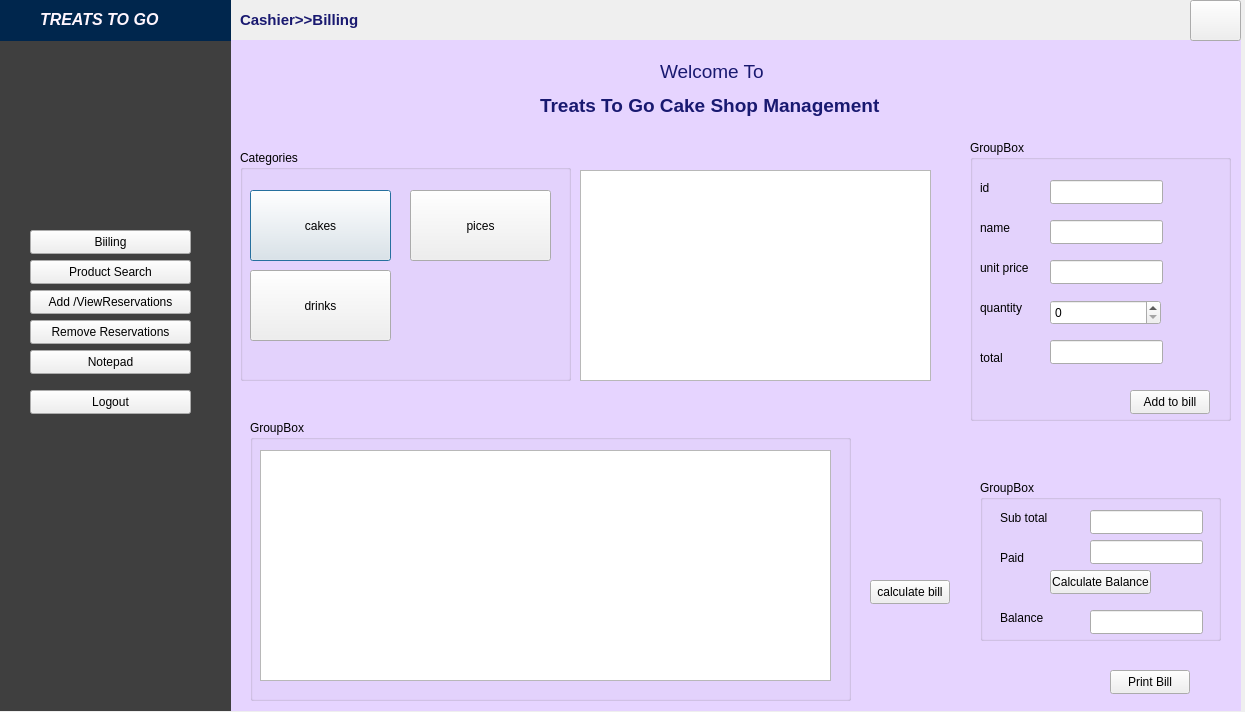
<?xml version="1.0" encoding="UTF-8"?>
<ui version="4.0">
 <class>billing</class>
 <widget class="QDialog" name="billing">
  <property name="geometry">
   <rect>
    <x>0</x>
    <y>0</y>
    <width>1245</width>
    <height>712</height>
   </rect>
  </property>
  <property name="windowTitle">
   <string>Dialog</string>
  </property>
  <widget class="QGroupBox" name="groupBox">
   <property name="geometry">
    <rect>
     <x>240</x>
     <y>150</y>
     <width>331</width>
     <height>231</height>
    </rect>
   </property>
   <property name="title">
    <string>Categories</string>
   </property>
   <widget class="QPushButton" name="pushButton">
    <property name="geometry">
     <rect>
      <x>10</x>
      <y>40</y>
      <width>141</width>
      <height>71</height>
     </rect>
    </property>
    <property name="text">
     <string>cakes</string>
    </property>
   </widget>
   <widget class="QPushButton" name="pushButton_2">
    <property name="geometry">
     <rect>
      <x>170</x>
      <y>40</y>
      <width>141</width>
      <height>71</height>
     </rect>
    </property>
    <property name="text">
     <string>pices</string>
    </property>
   </widget>
   <widget class="QPushButton" name="pushButton_3">
    <property name="geometry">
     <rect>
      <x>10</x>
      <y>120</y>
      <width>141</width>
      <height>71</height>
     </rect>
    </property>
    <property name="text">
     <string>drinks</string>
    </property>
   </widget>
  </widget>
  <widget class="QTableView" name="tableView">
   <property name="geometry">
    <rect>
     <x>580</x>
     <y>170</y>
     <width>351</width>
     <height>211</height>
    </rect>
   </property>
  </widget>
  <widget class="QGroupBox" name="groupBox_2">
   <property name="geometry">
    <rect>
     <x>970</x>
     <y>140</y>
     <width>261</width>
     <height>281</height>
    </rect>
   </property>
   <property name="title">
    <string>GroupBox</string>
   </property>
   <widget class="QLabel" name="label">
    <property name="geometry">
     <rect>
      <x>10</x>
      <y>40</y>
      <width>49</width>
      <height>16</height>
     </rect>
    </property>
    <property name="text">
     <string>id</string>
    </property>
   </widget>
   <widget class="QLabel" name="label_2">
    <property name="geometry">
     <rect>
      <x>10</x>
      <y>80</y>
      <width>49</width>
      <height>16</height>
     </rect>
    </property>
    <property name="text">
     <string>name</string>
    </property>
   </widget>
   <widget class="QLabel" name="label_3">
    <property name="geometry">
     <rect>
      <x>10</x>
      <y>120</y>
      <width>49</width>
      <height>16</height>
     </rect>
    </property>
    <property name="text">
     <string>unit price</string>
    </property>
   </widget>
   <widget class="QLineEdit" name="lineEdit_bid">
    <property name="geometry">
     <rect>
      <x>80</x>
      <y>40</y>
      <width>113</width>
      <height>24</height>
     </rect>
    </property>
   </widget>
   <widget class="QLineEdit" name="lineEdit_bname">
    <property name="geometry">
     <rect>
      <x>80</x>
      <y>80</y>
      <width>113</width>
      <height>24</height>
     </rect>
    </property>
   </widget>
   <widget class="QLineEdit" name="lineEdit_bprice">
    <property name="geometry">
     <rect>
      <x>80</x>
      <y>120</y>
      <width>113</width>
      <height>24</height>
     </rect>
    </property>
   </widget>
   <widget class="QLabel" name="label_5">
    <property name="geometry">
     <rect>
      <x>10</x>
      <y>160</y>
      <width>49</width>
      <height>16</height>
     </rect>
    </property>
    <property name="text">
     <string>quantity</string>
    </property>
   </widget>
   <widget class="QSpinBox" name="spinBox_qty">
    <property name="geometry">
     <rect>
      <x>80</x>
      <y>160</y>
      <width>111</width>
      <height>25</height>
     </rect>
    </property>
   </widget>
   <widget class="QPushButton" name="pushButton_4">
    <property name="geometry">
     <rect>
      <x>160</x>
      <y>250</y>
      <width>80</width>
      <height>24</height>
     </rect>
    </property>
    <property name="text">
     <string>Add to bill</string>
    </property>
   </widget>
   <widget class="QLineEdit" name="lineEdit_tprice">
    <property name="geometry">
     <rect>
      <x>80</x>
      <y>200</y>
      <width>113</width>
      <height>24</height>
     </rect>
    </property>
   </widget>
   <widget class="QLabel" name="label_4">
    <property name="geometry">
     <rect>
      <x>10</x>
      <y>210</y>
      <width>49</width>
      <height>16</height>
     </rect>
    </property>
    <property name="text">
     <string>total</string>
    </property>
   </widget>
  </widget>
  <widget class="QPushButton" name="pushButton_totget">
   <property name="geometry">
    <rect>
     <x>870</x>
     <y>580</y>
     <width>80</width>
     <height>24</height>
    </rect>
   </property>
   <property name="text">
    <string>calculate bill</string>
   </property>
  </widget>
  <widget class="QPushButton" name="pushButton_5">
   <property name="geometry">
    <rect>
     <x>30</x>
     <y>230</y>
     <width>161</width>
     <height>24</height>
    </rect>
   </property>
   <property name="text">
    <string>Biiling</string>
   </property>
  </widget>
  <widget class="QPushButton" name="pushButton_8">
   <property name="geometry">
    <rect>
     <x>30</x>
     <y>390</y>
     <width>161</width>
     <height>24</height>
    </rect>
   </property>
   <property name="text">
    <string>Logout</string>
   </property>
  </widget>
  <widget class="QLabel" name="label_9">
   <property name="geometry">
    <rect>
     <x>0</x>
     <y>0</y>
     <width>231</width>
     <height>41</height>
    </rect>
   </property>
   <property name="styleSheet">
    <string notr="true">background-color: rgb(0, 38, 77);</string>
   </property>
   <property name="text">
    <string/>
   </property>
  </widget>
  <widget class="QPushButton" name="pushButton_6">
   <property name="geometry">
    <rect>
     <x>30</x>
     <y>350</y>
     <width>161</width>
     <height>24</height>
    </rect>
   </property>
   <property name="text">
    <string>Notepad</string>
   </property>
  </widget>
  <widget class="QPushButton" name="pushButton_9">
   <property name="geometry">
    <rect>
     <x>30</x>
     <y>320</y>
     <width>161</width>
     <height>24</height>
    </rect>
   </property>
   <property name="text">
    <string>Remove Reservations</string>
   </property>
  </widget>
  <widget class="QLabel" name="label_10">
   <property name="geometry">
    <rect>
     <x>0</x>
     <y>30</y>
     <width>231</width>
     <height>681</height>
    </rect>
   </property>
   <property name="styleSheet">
    <string notr="true">background-color: rgb(63, 63, 63);</string>
   </property>
   <property name="text">
    <string/>
   </property>
  </widget>
  <widget class="QLabel" name="label_14">
   <property name="geometry">
    <rect>
     <x>10</x>
     <y>50</y>
     <width>211</width>
     <height>161</height>
    </rect>
   </property>
   <property name="styleSheet">
    <string notr="true">image: url(:/img/images/logo.png);</string>
   </property>
   <property name="text">
    <string/>
   </property>
  </widget>
  <widget class="QPushButton" name="pushButton_10">
   <property name="geometry">
    <rect>
     <x>30</x>
     <y>260</y>
     <width>161</width>
     <height>24</height>
    </rect>
   </property>
   <property name="text">
    <string>Product Search</string>
   </property>
  </widget>
  <widget class="QPushButton" name="pushButton_11">
   <property name="geometry">
    <rect>
     <x>30</x>
     <y>290</y>
     <width>161</width>
     <height>24</height>
    </rect>
   </property>
   <property name="text">
    <string>Add /ViewReservations</string>
   </property>
  </widget>
  <widget class="QLabel" name="label_13">
   <property name="geometry">
    <rect>
     <x>40</x>
     <y>10</y>
     <width>121</width>
     <height>20</height>
    </rect>
   </property>
   <property name="text">
    <string>&lt;html&gt;&lt;head/&gt;&lt;body&gt;&lt;p&gt;&lt;span style=&quot; font-size:12pt; font-weight:700; font-style:italic; color:#fff6fe;&quot;&gt;TREATS TO GO&lt;/span&gt;&lt;/p&gt;&lt;/body&gt;&lt;/html&gt;</string>
   </property>
  </widget>
  <widget class="QLabel" name="label_11">
   <property name="geometry">
    <rect>
     <x>660</x>
     <y>60</y>
     <width>141</width>
     <height>21</height>
    </rect>
   </property>
   <property name="font">
    <font>
     <pointsize>14</pointsize>
    </font>
   </property>
   <property name="text">
    <string>&lt;html&gt;&lt;head/&gt;&lt;body&gt;&lt;p&gt;&lt;span style=&quot; color:#191970;&quot;&gt;Welcome To&lt;/span&gt;&lt;/p&gt;&lt;/body&gt;&lt;/html&gt;</string>
   </property>
  </widget>
  <widget class="QLabel" name="label_12">
   <property name="geometry">
    <rect>
     <x>230</x>
     <y>0</y>
     <width>511</width>
     <height>41</height>
    </rect>
   </property>
   <property name="styleSheet">
    <string notr="true">border-color: rgb(25, 25, 112);</string>
   </property>
   <property name="text">
    <string/>
   </property>
  </widget>
  <widget class="QLabel" name="label_15">
   <property name="geometry">
    <rect>
     <x>230</x>
     <y>40</y>
     <width>1011</width>
     <height>671</height>
    </rect>
   </property>
   <property name="styleSheet">
    <string notr="true">background-color: rgb(230, 212, 255);</string>
   </property>
   <property name="text">
    <string/>
   </property>
  </widget>
  <widget class="QLabel" name="label_16">
   <property name="geometry">
    <rect>
     <x>540</x>
     <y>90</y>
     <width>371</width>
     <height>31</height>
    </rect>
   </property>
   <property name="font">
    <font>
     <pointsize>14</pointsize>
     <bold>true</bold>
    </font>
   </property>
   <property name="text">
    <string>&lt;html&gt;&lt;head/&gt;&lt;body&gt;&lt;p&gt;&lt;span style=&quot; color:#191970;&quot;&gt;Treats To Go Cake Shop Management&lt;/span&gt;&lt;/p&gt;&lt;/body&gt;&lt;/html&gt;</string>
   </property>
  </widget>
  <widget class="QGroupBox" name="groupBox_3">
   <property name="geometry">
    <rect>
     <x>250</x>
     <y>420</y>
     <width>601</width>
     <height>281</height>
    </rect>
   </property>
   <property name="title">
    <string>GroupBox</string>
   </property>
   <widget class="QTableWidget" name="tableWidget">
    <property name="geometry">
     <rect>
      <x>10</x>
      <y>30</y>
      <width>571</width>
      <height>231</height>
     </rect>
    </property>
   </widget>
  </widget>
  <widget class="QGroupBox" name="groupBox_4">
   <property name="geometry">
    <rect>
     <x>980</x>
     <y>480</y>
     <width>241</width>
     <height>161</height>
    </rect>
   </property>
   <property name="title">
    <string>GroupBox</string>
   </property>
   <widget class="QLineEdit" name="lineEdit_total">
    <property name="geometry">
     <rect>
      <x>110</x>
      <y>30</y>
      <width>113</width>
      <height>24</height>
     </rect>
    </property>
   </widget>
   <widget class="QLabel" name="label_6">
    <property name="geometry">
     <rect>
      <x>20</x>
      <y>30</y>
      <width>49</width>
      <height>16</height>
     </rect>
    </property>
    <property name="text">
     <string>Sub total</string>
    </property>
   </widget>
   <widget class="QLabel" name="label_7">
    <property name="geometry">
     <rect>
      <x>20</x>
      <y>70</y>
      <width>49</width>
      <height>16</height>
     </rect>
    </property>
    <property name="text">
     <string>Paid</string>
    </property>
   </widget>
   <widget class="QLabel" name="label_8">
    <property name="geometry">
     <rect>
      <x>20</x>
      <y>130</y>
      <width>49</width>
      <height>16</height>
     </rect>
    </property>
    <property name="text">
     <string>Balance</string>
    </property>
   </widget>
   <widget class="QLineEdit" name="lineEdit_paid">
    <property name="geometry">
     <rect>
      <x>110</x>
      <y>60</y>
      <width>113</width>
      <height>24</height>
     </rect>
    </property>
   </widget>
   <widget class="QLineEdit" name="lineEdit_2_balance">
    <property name="geometry">
     <rect>
      <x>110</x>
      <y>130</y>
      <width>113</width>
      <height>24</height>
     </rect>
    </property>
   </widget>
   <widget class="QPushButton" name="pushButton_7">
    <property name="geometry">
     <rect>
      <x>70</x>
      <y>90</y>
      <width>101</width>
      <height>24</height>
     </rect>
    </property>
    <property name="text">
     <string>Calculate Balance</string>
    </property>
   </widget>
  </widget>
  <widget class="QPushButton" name="pushButton_12">
   <property name="geometry">
    <rect>
     <x>1110</x>
     <y>670</y>
     <width>80</width>
     <height>24</height>
    </rect>
   </property>
   <property name="text">
    <string>Print Bill</string>
   </property>
  </widget>
  <widget class="QLabel" name="label_18">
   <property name="geometry">
    <rect>
     <x>240</x>
     <y>0</y>
     <width>201</width>
     <height>41</height>
    </rect>
   </property>
   <property name="text">
    <string>&lt;html&gt;&lt;head/&gt;&lt;body&gt;&lt;p&gt;&lt;span style=&quot; font-size:11pt; font-weight:700; color:#191970;&quot;&gt;Cashier&amp;gt;&amp;gt;Billing&lt;/span&gt;&lt;/p&gt;&lt;/body&gt;&lt;/html&gt;</string>
   </property>
  </widget>
  <widget class="QPushButton" name="pushButton_13">
   <property name="geometry">
    <rect>
     <x>1190</x>
     <y>0</y>
     <width>51</width>
     <height>41</height>
    </rect>
   </property>
   <property name="styleSheet">
    <string notr="true">image: url(:/img/images/icons8-home-page-30(1).png);</string>
   </property>
   <property name="text">
    <string/>
   </property>
  </widget>
  <zorder>label_15</zorder>
  <zorder>label_10</zorder>
  <zorder>groupBox</zorder>
  <zorder>tableView</zorder>
  <zorder>groupBox_2</zorder>
  <zorder>pushButton_totget</zorder>
  <zorder>pushButton_5</zorder>
  <zorder>pushButton_8</zorder>
  <zorder>label_9</zorder>
  <zorder>pushButton_6</zorder>
  <zorder>pushButton_9</zorder>
  <zorder>label_14</zorder>
  <zorder>pushButton_10</zorder>
  <zorder>pushButton_11</zorder>
  <zorder>label_13</zorder>
  <zorder>label_11</zorder>
  <zorder>label_12</zorder>
  <zorder>label_16</zorder>
  <zorder>groupBox_3</zorder>
  <zorder>groupBox_4</zorder>
  <zorder>pushButton_12</zorder>
  <zorder>label_18</zorder>
  <zorder>pushButton_13</zorder>
 </widget>
 <resources/>
 <connections/>
</ui>
